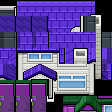

A 2D game scene composited from a Tiled map and its tileset images. What follows is a short description and the map's XML, with each tile layer's data collapsed to a summary:
An orthogonal 7x7 tile map with 16x16 px tiles, 3 tile layers (OnGrass, Collisions, WalkBehind) and 1 object (teleport on push).

<map version="1.10" tiledversion="1.11.0" orientation="orthogonal" renderorder="right-down" compressionlevel="6" width="7" height="7" tilewidth="16" tileheight="16" infinite="0" nextlayerid="5" nextobjectid="10">
 <tileset firstgid="1" source="../../../tileset/red-3-h250.tsx" />
 <layer id="4" name="OnGrass" width="7" height="7">
  <data>[49 cells, 49 non-empty, 44 distinct tile ids]</data>
 </layer>
 <layer id="1" name="Collisions" width="7" height="7">
  <data>[49 cells, 49 non-empty, 39 distinct tile ids]</data>
 </layer>
 <layer id="2" name="WalkBehind" width="7" height="7">
  <data>[49 cells, 49 non-empty, 37 distinct tile ids]</data>
 </layer>
 <objectgroup name="Moving">
  <object id="9" type="teleport on push" x="48" y="112" width="16" height="16">
   <properties>
    <property name="map" value="floor-0" />
    <property name="x" value="3" />
    <property name="y" value="8" />
   </properties>
  </object>
 </objectgroup>
</map>
